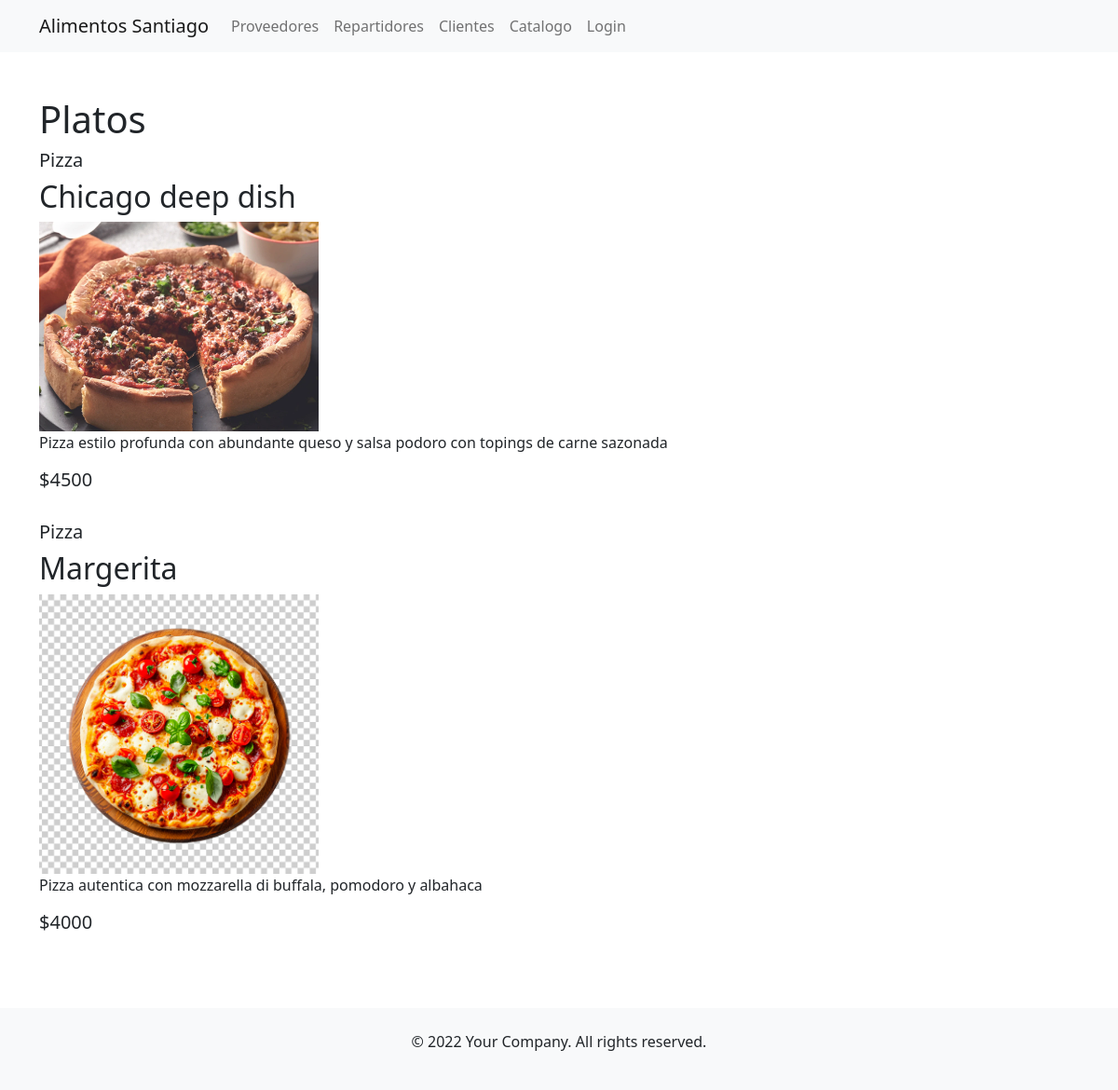
The page /home/catalogos/categoria/Pizza on the database its author committed.
### ecommerce/models.py (models this page shows, shortened)
class Plato(models.Model):
    id_plato = models.AutoField(primary_key=True)
    id_categoria = models.ForeignKey('Categoria', on_delete=models.CASCADE, db_column='idCategoria',default=1)
    nom_plato = models.CharField(max_length=100, blank=False, null=False)
    descripcion_plato = models.CharField(max_length=200, blank=True, null=True)
    precio_plato = models.DecimalField(max_digits=10, decimal_places=2, blank=False, null=False)
    oferta_plato = models.DecimalField(max_digits=10, decimal_places=2, blank=True, null=True)
    foto_plato = models.ImageField(upload_to='img/plato', blank=True, null=True)
    descuento_activo = models.BooleanField(default=True)
    plato_activo = models.BooleanField(default=True)

class Categoria(models.Model):
    id_categoria = models.AutoField(db_column='idCategoria' ,primary_key=True)
    nom_categoria = models.CharField(max_length=100, blank=False, null=False)
    des_categoria = models.CharField(max_length=100, blank=True, null=True)
    foto_categoria = models.ImageField(upload_to='img/categoria', blank=True, null=True)
    cat_activo = models.BooleanField(default=True)

### ecommerce/views.py (the view)
# urls.py: path('catalogos/categoria/<str:cat>', views.platosCategoriaSeleccionada , name='platosCategoriaSeleccionada'),
def platosCategoriaSeleccionada(request,cat):
    categoria = Categoria.objects.get(nom_categoria=cat)
    categoria = categoria.id_categoria
    plato = Plato.objects.filter(id_categoria=categoria)
    context = {"platos":plato}
    return render(request, 'ecommerce/platos.html', context)

### ecommerce/templates/ecommerce/platos.html
{%  extends "usuarios/main.html"  %}
{% block container %}
    {% if banderaOferta %}
    <h1>Ofertas</h1>
    {% else %}
    <h1>Platos</h1>
    {% endif %}
    {% for plato in platos %}
        <h5> {{ plato.id_categoria.nom_categoria }} </h5>
        <h2> {{ plato.nom_plato }} </h2>
        <img src="/media/{{ plato.foto_plato }}" alt="imagen del plato" width="300"/>
        <p> {{ plato.descripcion_plato}} </p>
        <div >
        {% if banderaOferta %}
            <h6 style="color: gray;"><s>${{ plato.precio_plato|floatformat }}</s></h6>
            <h5>${{ plato.oferta_plato|floatformat}}</h5>
        {% else %}
        <h5> ${{ plato.precio_plato|floatformat }} </h5>
        {% endif %}
        </div>
        <br>
    {% endfor %}
{% endblock %}

### rows shown on the page
Plato: id_categoria.nom_categoria "Pizza", nom_plato "Chicago deep dish", foto_plato (picture), descripcion_plato "Pizza estilo profunda con abundante queso y salsa podoro con topings de carne sazonada", precio_plato "4500"
Plato: id_categoria.nom_categoria "Pizza", nom_plato "Margerita", foto_plato (picture), descripcion_plato "Pizza autentica con mozzarella di buffala, pomodoro y albahaca", precio_plato "4000"
